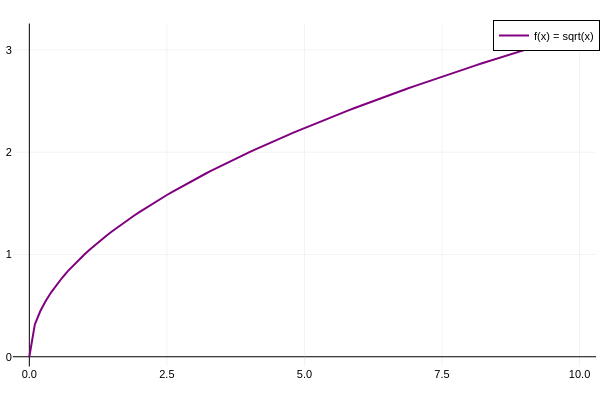

Notebook code for this chart:
### Markdown cell above
<a id="example-sqrt"></a>
#### Square Root Function

**Mathematical Concept:**
The principal inverse of $x^2$, restricted to non-negative reals.
$$ f(x) = \sqrt{x} $$

**Modeling Objective:**
Showcase domain restriction and decelerating positive growth.

[↑ Back to Table of Contents](#table-of-contents)

### Code cell
x = 0:0.1:10
z = sqrt.(x)

plot(x, z, 
     label="f(x) = sqrt(x)",
     color=:purple, 
     lw=2,
     framestyle=:zerolines,
     grid=true)

### Figure 1 — Plotly figure (JSON) as saved in the notebook; plotly's stock layout.template omitted (floating-point values rounded to 4 significant figures)
{"data": [{"colorbar": {"len": 0.9525, "title": "", "x": 0.9934, "y": 0.5139}, "legendgroup": "f(x) = sqrt(x)", "line": {"color": "rgba(128, 0, 128, 1.000)", "dash": "solid", "shape": "linear", "width": 2}, "mode": "lines", "name": "f(x) = sqrt(x)", "showlegend": true, "type": "scatter", "x": [0, 0.1, 0.2, 0.3, 0.4, 0.5, 0.6, 0.7, 0.8, 0.9, 1, 1.1, 1.2, 1.3, 1.4, 1.5, 1.6, 1.7, 1.8, 1.9, 2, 2.1, 2.2, 2.3, 2.4, 2.5, 2.6, 2.7, 2.8, 2.9, 3, 3.1, 3.2, 3.3, 3.4, 3.5, 3.6, 3.7, 3.8, 3.9, 4, 4.1, 4.2, 4.3, 4.4, 4.5, 4.6, 4.7, 4.8, 4.9, 5, 5.1, 5.2, 5.3, 5.4, 5.5, 5.6, 5.7, 5.8, 5.9, 6, 6.1, 6.2, 6.3, 6.4, 6.5, 6.6, 6.7, 6.8, 6.9, 7, 7.1, 7.2, 7.3, 7.4, 7.5, 7.6, 7.7, 7.8, 7.9, 8, 8.1, 8.2, 8.3, 8.4, 8.5, 8.6, 8.7, 8.8, 8.9, 9, 9.1, 9.2, 9.3, 9.4, 9.5, 9.6, 9.7, 9.8, 9.9, 10], "xaxis": "x", "y": [0, 0.3162, 0.4472, 0.5477, 0.6325, 0.7071, 0.7746, 0.8367, 0.8944, 0.9487, 1, 1.049, 1.095, 1.14, 1.183, 1.225, 1.265, 1.304, 1.342, 1.378, 1.414, 1.449, 1.483, 1.517, 1.549, 1.581, 1.612, 1.643, 1.673, 1.703, 1.732, 1.761, 1.789, 1.817, 1.844, 1.871, 1.897, 1.924, 1.949, 1.975, 2, 2.025, 2.049, 2.074, 2.098, 2.121, 2.145, 2.168, 2.191, 2.214, 2.236, 2.258, 2.28, 2.302, 2.324, 2.345, 2.366, 2.387, 2.408, 2.429, 2.449, 2.47, 2.49, 2.51, 2.53, 2.55, 2.569, 2.588, 2.608, 2.627, 2.646, 2.665, 2.683, 2.702, 2.72, 2.739, 2.757, 2.775, 2.793, 2.811, 2.828, 2.846, 2.864, 2.881, 2.898, 2.915, 2.933, 2.95, 2.966, 2.983, 3, 3.017, 3.033, 3.05, 3.066, 3.082, 3.098, 3.114, 3.13, 3.146, 3.162], "yaxis": "y"}], "layout": {"annotations": [], "height": 400, "legend": {"bgcolor": "rgba(255, 255, 255, 1.000)", "bordercolor": "rgba(0, 0, 0, 1.000)", "borderwidth": 1, "font": {"color": "rgba(0, 0, 0, 1.000)", "family": "sans-serif", "size": 11}, "title": {"font": {"color": "rgba(0, 0, 0, 1.000)", "family": "sans-serif", "size": 15}, "text": ""}, "tracegroupgap": 0, "traceorder": "normal", "x": 1, "xanchor": "auto", "y": 1, "yanchor": "auto"}, "margin": {"b": 20, "l": 0, "r": 0, "t": 20}, "paper_bgcolor": "rgba(255, 255, 255, 1.000)", "plot_bgcolor": "rgba(255, 255, 255, 1.000)", "showlegend": true, "width": 600, "xaxis": {"anchor": "y", "domain": [0.02138, 0.9934], "gridcolor": "rgba(0, 0, 0, 0.100)", "gridwidth": 0.5, "linecolor": "rgba(0, 0, 0, 1.000)", "mirror": false, "range": [-0.3, 10.3], "showgrid": true, "showline": false, "showticklabels": true, "tickangle": 0, "tickcolor": "rgba(0, 0, 0, 0.000)", "tickfont": {"color": "rgba(0, 0, 0, 1.000)", "family": "sans-serif", "size": 11}, "tickmode": "array", "ticks": "inside", "ticktext": ["0.0", "2.5", "5.0", "7.5", "10.0"], "tickvals": [0, 2.5, 5, 7.5, 10], "title": "", "titlefont": {"color": "rgba(0, 0, 0, 1.000)", "family": "sans-serif", "size": 15}, "type": "-", "visible": true, "zeroline": true, "zerolinecolor": "rgba(0, 0, 0, 1.000)"}, "yaxis": {"anchor": "x", "domain": [0.03762, 0.9902], "gridcolor": "rgba(0, 0, 0, 0.100)", "gridwidth": 0.5, "linecolor": "rgba(0, 0, 0, 1.000)", "mirror": false, "range": [-0.09487, 3.257], "showgrid": true, "showline": false, "showticklabels": true, "tickangle": 0, "tickcolor": "rgba(0, 0, 0, 0.000)", "tickfont": {"color": "rgba(0, 0, 0, 1.000)", "family": "sans-serif", "size": 11}, "tickmode": "array", "ticks": "inside", "ticktext": ["0", "1", "2", "3"], "tickvals": [0, 1, 2, 3], "title": "", "titlefont": {"color": "rgba(0, 0, 0, 1.000)", "family": "sans-serif", "size": 15}, "type": "-", "visible": true, "zeroline": true, "zerolinecolor": "rgba(0, 0, 0, 1.000)"}}}
